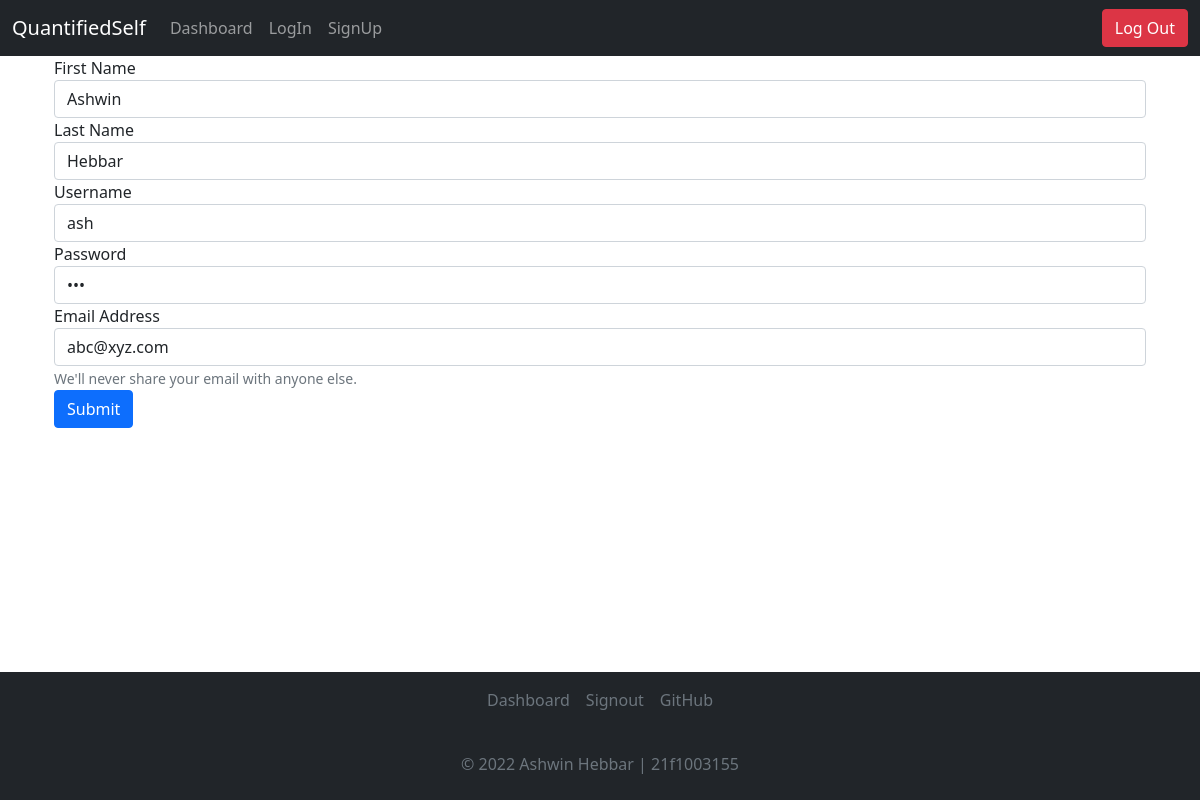
Screenshot of /8/edit (signed in) with the database file from the repository.
### application/models.py (models this page shows)
class User(UserMixin, db.Model):
    __tablename__ = 'user'
    id = db.Column(db.Integer, autoincrement=True, primary_key=True)
    fname = db.Column(db.String, nullable=False)
    lname = db.Column(db.String, nullable=False)
    name = db.Column(db.String, unique=True, nullable=False)
    password = db.Column(db.String, nullable=False)
    email = db.Column(db.String)

### controllers/userops.py (the view, shortened to what this page needs)
@app.route("/<uid>/edit", methods=["GET", "POST"])
@login_required
def edituser(uid):
    if request.method == "GET":
        user = User.query.filter_by(id=uid).first()
        return render_template("edituser.html", user=user)

### main.py (called while the page is built)
@login_manager.user_loader
def load_user(user_id):
  return User.query.get(int(user_id))

### templates/edituser.html (shortened to what this page needs)
<!DOCTYPE html>
<html lang="en">
<head>
    <link href="https://cdn.jsdelivr.net/npm/bootstrap@5.1.3/dist/css/bootstrap.min.css" rel="stylesheet"
>
</head>
<body>
    <nav class="navbar navbar-expand-lg navbar-dark bg-dark">
        <div class="container-fluid">
            <a class="navbar-brand" href="#">QuantifiedSelf</a>
            <div class="collapse navbar-collapse">
                <ul class="navbar-nav me-auto mb-2 mb-lg-0">
                    <li class="nav-item">
                        <a class="nav-link" aria-current="page" href="/dashboard">Dashboard</a>
                    </li>
                    <li class="nav-item">
                        <a class="nav-link" href="/login">LogIn</a>
                    </li>
                    <li class="nav-item">
                        <a class="nav-link" href="/signup">SignUp</a>
                    </li>
                </ul>
            </div>
            <button type="button" onclick="document.location='/logout'" class="btn btn-danger">Log Out</button>
        </div>
    </nav>
    <div class="container">
        <form method="POST">
            <div class="container">
                <div class="form-group">
                    <label for="username">First Name</label>
                    <input name="fname" type="text" class="form-control" id="user_name" aria-describedby="emailHelp"
                        placeholder="Enter username" value="{{user.fname}}" required>
                    <div class="form-group">
                        <label for="username">Last Name</label>
                        <input name="lname" type="text" class="form-control" id="user_name" aria-describedby="emailHelp"
                            placeholder="Enter username" value="{{user.lname}}">
                        <div class="form-group">
                            <label for="username">Username</label>
                            <input name="user_name" type="text" class="form-control" id="user_name"
                                aria-describedby="emailHelp" placeholder="Enter username" value="{{user.name}}"
                                required>
                        </div>
                        <div class="form-group">
                            <label for="InputEmail1">Password</label>
                            <input value="{{user.password}}"" name = " passw" type="password" class="form-control"
                                id="InputEmail1" aria-describedby="emailHelp" placeholder="Enter email">
                        </div>
                        <div class="form-group">
                            <label for="InputEmail1">Email Address</label>
                            <input value="{{user.email}}" name="email" type="email" class="form-control"
                                id="InputEmail1" aria-describedby="emailHelp" placeholder="Enter email">
                            <small id="emailHelp" class="form-text text-muted">We'll never share your email with anyone
                                else.</small>
                        </div>
                        <button type="submit" class="btn btn-primary">Submit</button>
        </form>
    </div>
    <br>
    <div class="navbar fixed-bottom bg-dark d-flex flex-column">
        <footer class="py- my-0" style="bottom: 0; width: 100%;">
            <ul class="nav d-flex justify-content-center pb-3 mb-3 align-items-center justify-content-center ">
                <li class="nav-item"></li><a href="/dashboard" class="nav-link px-2 text-muted">Dashboard</a></li>
                <li class="nav-item"><a href="/signout" class="nav-link px-2 text-muted">Signout</a></li>
                <li class="nav-item"><a href="https://github.com/AshwinHebbar314/QuantifiedSelf"
                        class="nav-link px-2 text-muted">GitHub</a></li>
            </ul>
            <p class="text-center text-muted">&copy; 2022 Ashwin Hebbar | 21f1003155</p>
        </footer>
    </div>
</body>
</html>

### rows the page displays
User: fname "Ashwin", lname "Hebbar", user_name "ash", email "abc@xyz.com"
